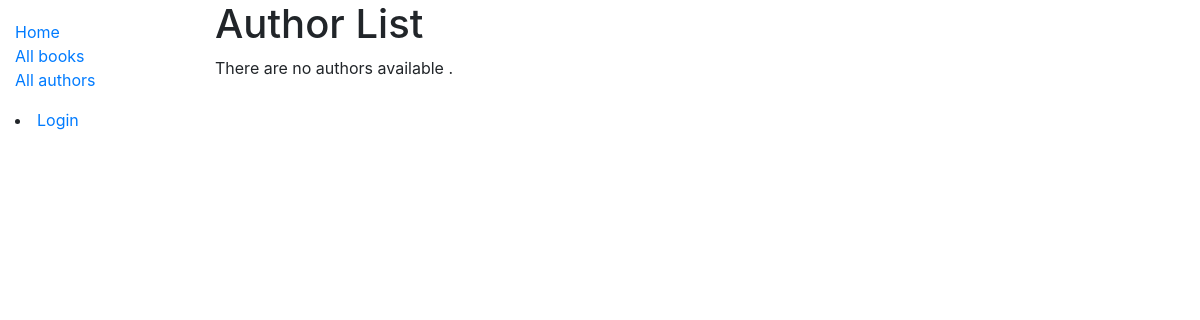
The app's page /catalog/authors/, older data.
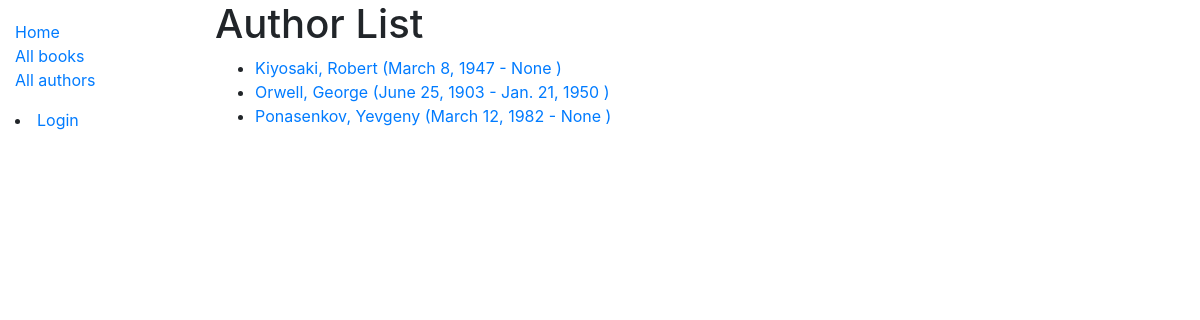
The same page, newer data.
### catalog/models.py (models this page shows)
class Author(models.Model):
    first_name = models.CharField(max_length=100)
    last_name = models.CharField(max_length=100)
    date_of_birth = models.DateField(null=True, blank=True)
    date_of_death = models.DateField('Died', null=True, blank=True)
    class Meta:
        ordering = ['last_name', 'first_name']
    def get_absolute_url(self):
        return reverse('author-detail', args=[str(self.id)])
    def __str__(self):
        return f'{self.last_name}, {self.first_name}'

### catalog/views.py (the view)
# urls.py: path('authors/', views.AuthorListView.as_view(), name='authors'),
class AuthorListView(generic.ListView):
    model = Author
    paginate_by = 10

### catalog/templates/catalog/author_list.html
{% extends "base_generic.html" %}
{% block content %}
  <h1>Author List</h1>
  {% if author_list %}
  <ul>
    {% for author in author_list %}
      <li>
        <a href="{{ author.get_absolute_url }}">{{ author }}
          ({{author.date_of_birth}} - {{author.date_of_death}} )
        </a>
      </li>
    {% endfor %}
  </ul>
  {% else %}
    <p>There are no authors available .</p>
  {% endif %}
{% endblock %}

Row changes from the older to the newer data that the page shows:
added Author: last_name+first_name "Kiyosaki, Robert", date_of_birth "March 8, 1947", date_of_death "None"
added Author: last_name+first_name "Orwell, George", date_of_birth "June 25, 1903", date_of_death "Jan. 21, 1950"
added Author: last_name+first_name "Ponasenkov, Yevgeny", date_of_birth "March 12, 1982", date_of_death "None"
Text that changed along with them:
text no longer shown: "There are no authors available ."
